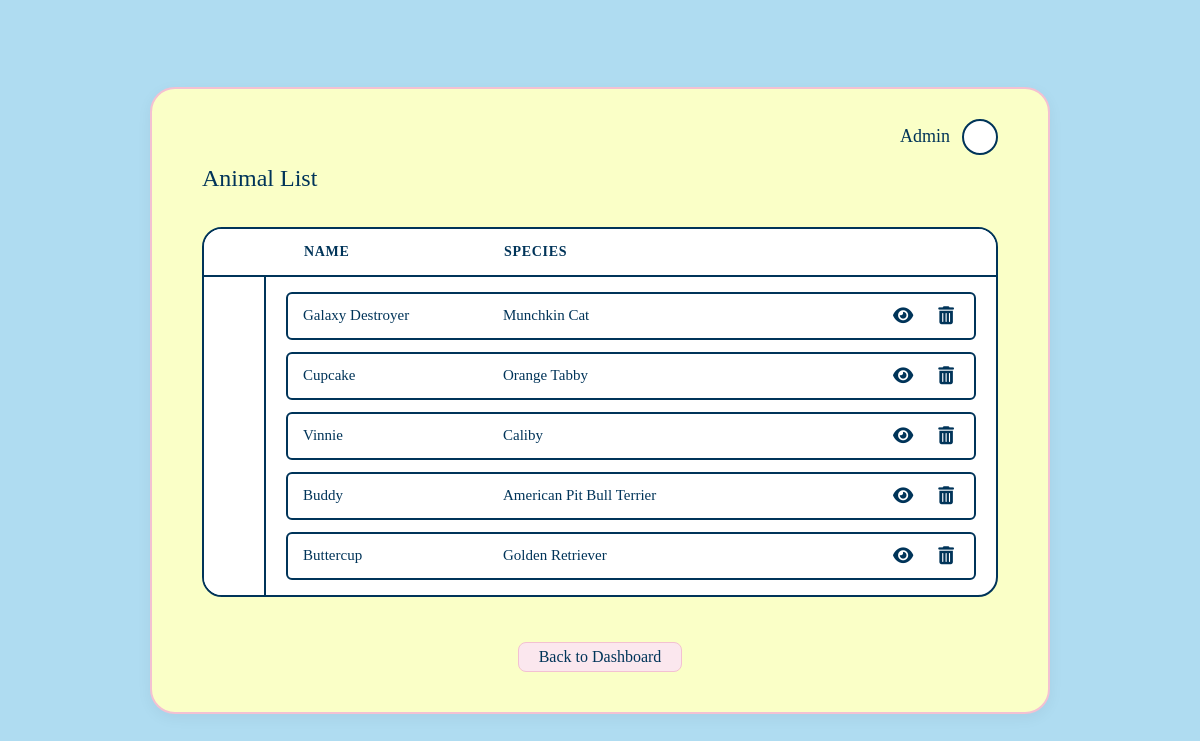
Page /petinfo.php (signed in) on the committed database.
### tables this page shows
CREATE TABLE `adoptableanimals` (
  `animal_id` int(11) NOT NULL,
  `name` varchar(100) NOT NULL,
  `species` varchar(255) NOT NULL,
  `desc` text NOT NULL,
  `img` varchar(255) NOT NULL,
  `vet_id` int(11) UNSIGNED DEFAULT NULL
);

### petinfo.php (the view, shortened to what this page needs)
<?php
$host     = 'localhost';
$db_name  = 'pet_database';
$db_user  = 'root';
$db_pass  = '';
$charset  = 'utf8mb4';
$dsn = "mysql:host=$host;dbname=$db_name;charset=$charset";
$options = [
    PDO::ATTR_ERRMODE            => PDO::ERRMODE_EXCEPTION,
    PDO::ATTR_DEFAULT_FETCH_MODE => PDO::FETCH_ASSOC,
    PDO::ATTR_EMULATE_PREPARES   => false,
];
try {
    $pdo = new PDO($dsn, $db_user, $db_pass, $options);
} catch (\PDOException $e) {
    die("Database connection failed: " . $e->getMessage());
}
try {
    $stmt = $pdo->query('SELECT animal_id, name, species FROM adoptableanimals ORDER BY animal_id DESC');
    $pets_list = $stmt->fetchAll();
} catch (\PDOException $e) {
    $pets_list = [];
}
?>
<!DOCTYPE html>
<html lang="en">
<head>
    <link rel="stylesheet" href="https://cdnjs.cloudflare.com/ajax/libs/font-awesome/6.5.1/css/all.min.css">
    <link rel="stylesheet" href="userstyles.css">
</head>
<body>
    <div class="dashboard-screen-wrapper">
        <div class="dashboard-box">
            <header class="dashboard-header">
                <a href="admin_dashboard.php" class="admin-profile-badge" title="Logged in as <?php echo htmlspecialchars($_SESSION['username']); ?>">
                    <span>Admin</span>
                    <div class="admin-avatar-circle"></div>
                </a>
            </header>
            <main>
                <h1 class="dashboard-title">Animal List</h1>
                <div class="table-card">
                    <div class="table-card-header">
                        <div class="col-petname" style="width: 200px;">NAME</div>
                        <div class="col-petspecies">SPECIES</div>
                    </div>
                    <div class="table-card-body-wrapper">
                        <div class="table-sidebar-accent"></div>
                        <div class="table-rows-container">
                            <?php if (!empty($pets_list)): ?>
                                <?php foreach ($pets_list as $pet): ?>
                                    <div class="table-data-row">
                                        <div class="cell-data col-petname" style="width: 200px;">
                                            <?php echo htmlspecialchars($pet['name']); ?>
                                        </div>
                                        <div class="cell-data col-petspecies" style="width: 200px;">
                                            <?php echo htmlspecialchars($pet['species']); ?>
                                        </div>
                                        <div class="cell-actions">
                                        <a href="editpet.php?id=<?php echo $pet['animal_id']; ?>" class="action-btn view-btn" title="Edit Pet" style="text-decoration: none;">
                                                <i class="fa-solid fa-eye"></i>
                                        </a>
                                            <button class="action-btn delete-btn" title="Delete Animal">
                                                <i class="fa-solid fa-trash-can"></i>
                                            </button>
                                        </div>
                                    </div>
                                <?php endforeach; ?>
                            <?php else: ?>
                                <div class="no-data-msg" style="text-align: center; padding: 25px; color: #003459; font-style: italic;">
                                    No adoptable animals found in the database.
                                </div>
                            <?php endif; ?>
                        </div>
                    </div>
                </div>
                <div class="action-footer">
                    <a href="admin_dashboard.php" class="btn-back">Back to Dashboard</a>
                </div>
            </main>
        </div>
    </div>
</body>
</html>

### userstyles.css (style rules this page uses)
body { background: #afdcf1; font-family: "Georgia", serif; color: #003459; margin: 0; padding: 0; min-height: 100vh; display: flex; flex-direction: column; }
.dashboard-screen-wrapper { display: flex; justify-content: center; align-items: center; min-height: 100vh; box-sizing: border-box; padding: 20px; }
.dashboard-box { background-color: #faffc7; border: 2px solid #f3c1d2; border-radius: 25px; width: 100%; max-width: 900px; padding: 30px 50px 40px 50px; box-shadow: 0 4px 15px rgba(0,0,0,0.05); box-sizing: border-box; }
.dashboard-header { display: flex; justify-content: flex-end; align-items: center; margin-bottom: 10px; }
.admin-profile-badge { display: flex; align-items: center; gap: 12px; text-decoration: none; color: #003459; }
.admin-profile-badge span { font-family: "Georgia", serif; font-size: 18px; font-weight: normal; }
.admin-avatar-circle { width: 32px; height: 32px; background-color: #ffffff; border: 2px solid #003459; border-radius: 50%; transition: background-color 0.2s ease; }
.dashboard-title { font-family: "Georgia", serif; font-size: 24px; font-weight: normal; margin-top: 10px; margin-bottom: 35px; color: #003459; }
.table-card { background-color: #ffffff; border: 2px solid #003459; border-radius: 20px; overflow: hidden; margin-bottom: 35px; display: flex; flex-direction: column; }
.table-card-header { display: flex; align-items: center; border-bottom: 2px solid #003459; padding: 15px 20px; background-color: #ffffff; font-weight: bold; font-size: 14px; letter-spacing: 0.05em; }
.table-card-body-wrapper { display: flex; min-height: 200px; }
.table-sidebar-accent { width: 60px; border-right: 2px solid #003459; background-color: #ffffff; flex-shrink: 0; }
.table-rows-container { flex-grow: 1; padding: 15px 20px; display: flex; flex-direction: column; gap: 12px; }
.table-data-row { display: flex; align-items: center; border: 2px solid #003459; border-radius: 6px; padding: 8px 15px; background-color: #ffffff; width: 100%; box-sizing: border-box; }
.cell-data { font-size: 15px; color: #003459; white-space: nowrap; overflow: hidden; text-overflow: ellipsis; padding-right: 15px; box-sizing: border-box; }
.cell-actions { width: 100px; display: flex; gap: 15px; justify-content: flex-end; margin-left: auto; flex-shrink: 0; align-items: center; }
.action-btn { background: none; border: none; cursor: pointer; padding: 5px; display: flex; align-items: center; justify-content: center; transition: transform 0.1s ease; }
.action-btn i { font-size: 18px; color: #003459; }
.logout-container, .action-footer { padding-top: 10px; display: flex; justify-content: center; align-items: center; width: 100%; }
.btn-logout, .btn-back { background-color: #fbe7ee; padding: 5px 20px; border: 1px solid #f3c1d2; border-radius: 8px; transition: all 0.2s ease; text-decoration: none; color: #003459; display: inline-block; font-family: "Georgia", serif; font-size: 16px; }

### rows in the picture
adoptableanimals: name "Galaxy Destroyer", species "Munchkin Cat"
adoptableanimals: name "Cupcake", species "Orange Tabby"
adoptableanimals: name "Vinnie", species "Caliby"
adoptableanimals: name "Buddy", species "American Pit Bull Terrier"
adoptableanimals: name "Buttercup", species "Golden Retriever"
